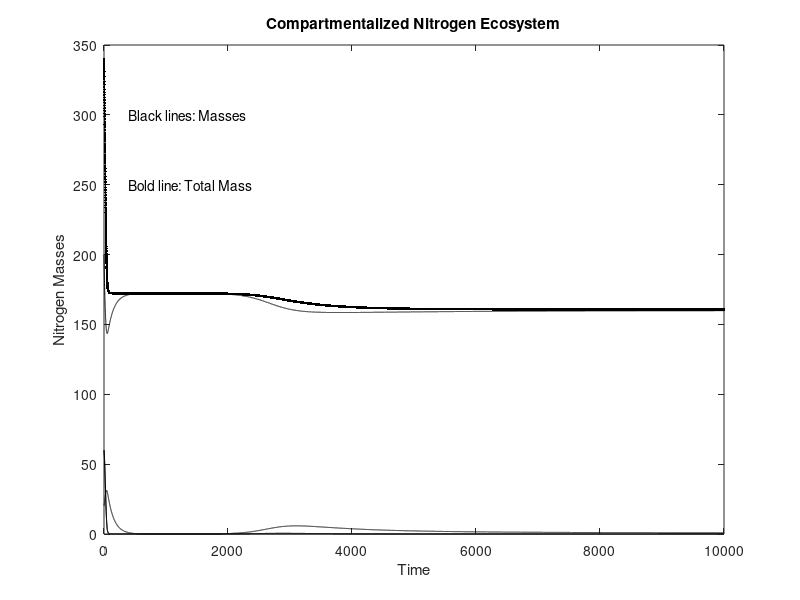
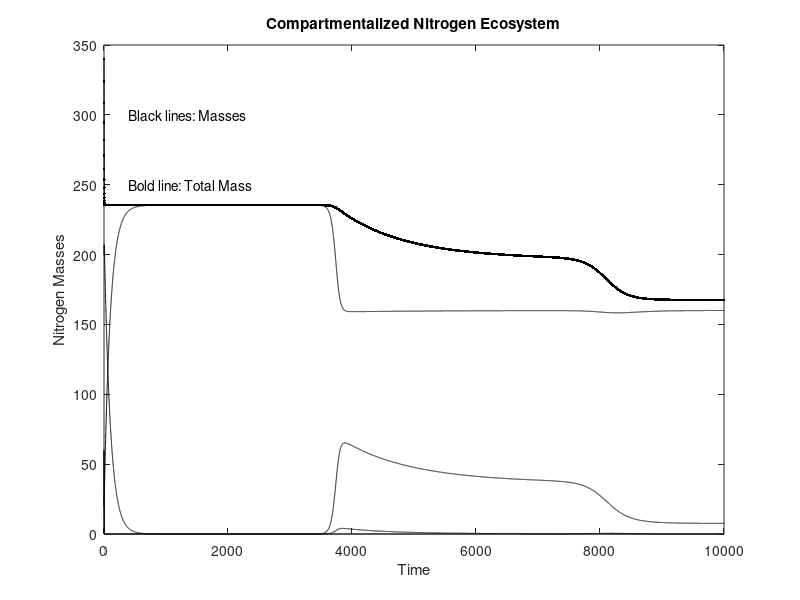
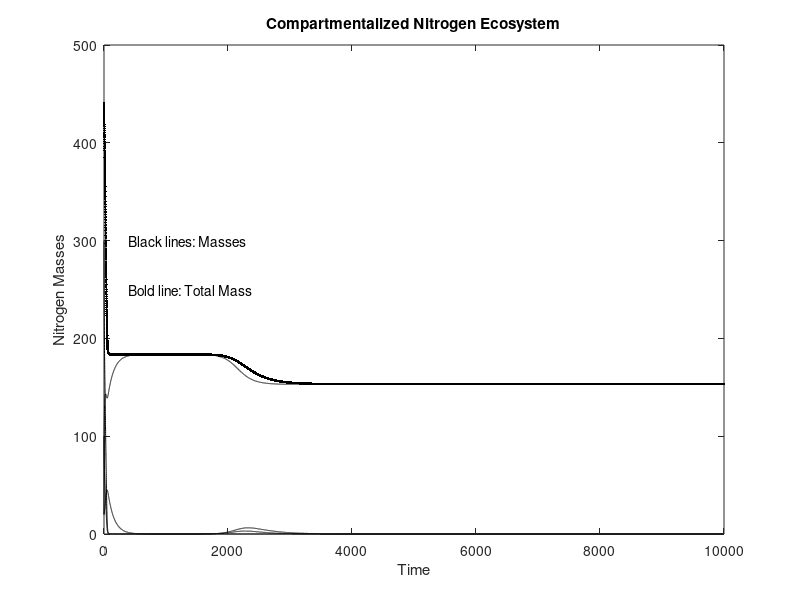

Recreate these plots in MATLAB, in order.
%PSet3Problem4

%Inputs
t = (0:0.5:10000); %seconds
dt = 0.5;
Np_1 = zeros(1,length(t));
Np_2 = zeros(1,length(t));
Nz = zeros(1,length(t));
Nd = zeros(1,length(t));

%Constants
gz = 0.2;
rz = 0.01;
eff = 0.2;
Nph = 60;
gp_1 = 0.3;
Ndh_1 = 80;
rp_1 = 0.2;
gp_2 = 0.3;
Ndh_2 = 81;
rp_2 = 0.2;



for j = (1:3)
    
    if j == 1
        %Case 1
        Np_1(1) = 60;
        Np_2(1) = 60;
        Nz(1) = 20;
        Nd(1) = 200;
        Nitrogentotal = zeros(1,length(t));
        Nitrogentotal(1) = 340;
        
    elseif j ==2
        %Case 2
        Np_1(1) = 60;
        Np_2(1) = 60;
        Nz(1) = 200;
        Nd(1) = 20;
        Nitrogentotal = zeros(1,length(t));
        Nitrogentotal(1) = 340;
        
    elseif j ==3
        %Case 3
        Np_1(1) = 100;
        Np_2(1) = 300;
        Nz(1) = 20;
        Nd(1) = 20;
        Nitrogentotal = zeros(1,length(t));
        Nitrogentotal(1) = 440;
        
    end
    
    
    
    for i = (1:length(t)-1)
        
        Nz(i+1) = (eff * gz * Nz(i) * ((Np_1(i) + Np_2(i))/(Nph...
            + Np_1(i) + Np_2(i))) - rz * Nz(i)) * dt + Nz(i);
        
        Np_1(i+1) = (gp_1 * Np_1(i) * (Nd(i)/(Ndh_1 + Nd(i))) ...
            - rp_1 * Np_1(i) - gz * Nz(i) * (Np_1(i)/(Nph + ...
            Np_1(i)+Np_2(i)))) * dt + Np_1(i);
        
        Np_2(i+1) = (gp_2 * Np_2(i) * (Nd(i)/(Ndh_2 + Nd(i))) - ...
            rp_2 * Np_2(i) - gz * Nz(i) * (Np_2(i)/(Nph + Np_2(i)...
            + Np_1(i)))) * dt + Np_2(i);
        
        Nd(i+1) = (rp_1 * Np_1(i) + rp_2 * Np_2(i) + rz * Nz(i) ...
            - ((gp_1 * (Nd(i) * Np_1(i))/(Ndh_1 + Nd(i))) + ((gp_2*...
            (Nd(i) * Np_2(i))/(Ndh_2 + Nd(i)))) ...
            + (1 - eff) * gz * Nz(i) * ((Np_1(i)/(Nph + Np_1(i) ...
            + Np_2(i)))) + (Np_2(i)/(Nph + Np_2(i) + Np_1(i)))))...
            * dt + Nd(i);
        
        Nitrogentotal(i+1) = Nz(i+1)+Np_1(i+1)+Np_2(i+1)+Nd(i+1);
        
    end
    
    figure
    
    plot( t, Nitrogentotal,'k.-', t,Nz,'k', t, Nd,'k', t, Np_1, ...
        'k',t, Np_2,'k'); 

    title('Compartmentalized Nitrogen Ecosystem');
    xlabel('Time');
    ylabel('Nitrogen Masses');
    text(400,300,'Black lines: Masses');
    text(400,250,'Bold line: Total Mass');
            
 end
          
            

     
   
        
        


    
    
